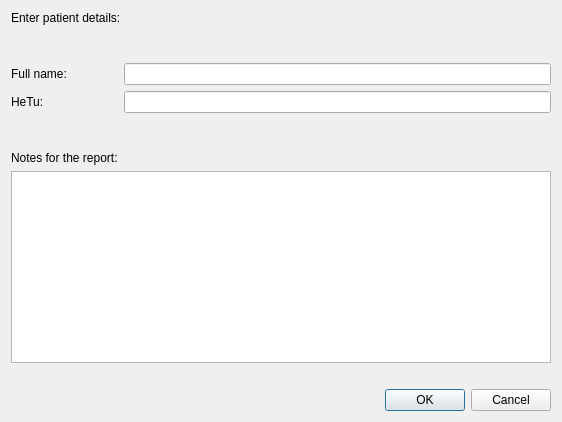
<?xml version="1.0" encoding="UTF-8"?>
<ui version="4.0">
 <class>Dialog</class>
 <widget class="QDialog" name="Dialog">
  <property name="geometry">
   <rect>
    <x>0</x>
    <y>0</y>
    <width>562</width>
    <height>422</height>
   </rect>
  </property>
  <property name="windowTitle">
   <string>Patient details</string>
  </property>
  <layout class="QVBoxLayout" name="verticalLayout">
   <item>
    <widget class="QLabel" name="label">
     <property name="text">
      <string>Enter patient details:</string>
     </property>
    </widget>
   </item>
   <item>
    <layout class="QFormLayout" name="formLayout">
     <item row="0" column="0">
      <spacer name="verticalSpacer">
       <property name="orientation">
        <enum>Qt::Vertical</enum>
       </property>
       <property name="sizeHint" stdset="0">
        <size>
         <width>20</width>
         <height>30</height>
        </size>
       </property>
      </spacer>
     </item>
     <item row="1" column="0">
      <widget class="QLabel" name="label_2">
       <property name="text">
        <string>Full name:</string>
       </property>
      </widget>
     </item>
     <item row="1" column="1">
      <widget class="QLineEdit" name="lnFullName"/>
     </item>
     <item row="2" column="0">
      <widget class="QLabel" name="label_3">
       <property name="text">
        <string>HeTu:</string>
       </property>
      </widget>
     </item>
     <item row="2" column="1">
      <widget class="QLineEdit" name="lnHetu"/>
     </item>
     <item row="3" column="0">
      <spacer name="verticalSpacer_8">
       <property name="orientation">
        <enum>Qt::Vertical</enum>
       </property>
       <property name="sizeHint" stdset="0">
        <size>
         <width>20</width>
         <height>30</height>
        </size>
       </property>
      </spacer>
     </item>
     <item row="4" column="0">
      <widget class="QLabel" name="label_8">
       <property name="text">
        <string>Notes for the report:</string>
       </property>
      </widget>
     </item>
     <item row="5" column="0" colspan="2">
      <widget class="QTextEdit" name="txtNotes">
       <property name="sizePolicy">
        <sizepolicy hsizetype="Expanding" vsizetype="MinimumExpanding">
         <horstretch>0</horstretch>
         <verstretch>0</verstretch>
        </sizepolicy>
       </property>
       <property name="maximumSize">
        <size>
         <width>16777215</width>
         <height>16777215</height>
        </size>
       </property>
      </widget>
     </item>
     <item row="6" column="0">
      <widget class="QLabel" name="label_6">
       <property name="text">
        <string/>
       </property>
      </widget>
     </item>
    </layout>
   </item>
   <item>
    <widget class="QDialogButtonBox" name="buttonBox">
     <property name="orientation">
      <enum>Qt::Horizontal</enum>
     </property>
     <property name="standardButtons">
      <set>QDialogButtonBox::Cancel|QDialogButtonBox::Ok</set>
     </property>
    </widget>
   </item>
  </layout>
 </widget>
 <resources/>
 <connections>
  <connection>
   <sender>buttonBox</sender>
   <signal>accepted()</signal>
   <receiver>Dialog</receiver>
   <slot>accept()</slot>
   <hints>
    <hint type="sourcelabel">
     <x>248</x>
     <y>254</y>
    </hint>
    <hint type="destinationlabel">
     <x>157</x>
     <y>274</y>
    </hint>
   </hints>
  </connection>
  <connection>
   <sender>buttonBox</sender>
   <signal>rejected()</signal>
   <receiver>Dialog</receiver>
   <slot>reject()</slot>
   <hints>
    <hint type="sourcelabel">
     <x>316</x>
     <y>260</y>
    </hint>
    <hint type="destinationlabel">
     <x>286</x>
     <y>274</y>
    </hint>
   </hints>
  </connection>
 </connections>
</ui>
